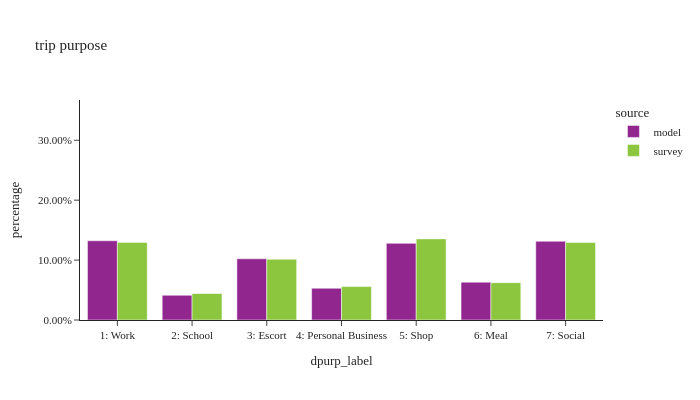

Notebook code cell kept with this figure:
### Code cell
trip_stats(df_trip,'dpurp_label','trip purpose')

### Figure 1 — Plotly figure (JSON) as saved in the notebook; plotly's stock layout.template omitted (floating-point values rounded to 4 significant figures)
{"data": [{"alignmentgroup": "True", "customdata": [[5682000.0, 5682000.0], [1029000.0, 1029000.0], [2154000.0, 2154000.0], [2140000.0, 2140000.0], [1665000.0, 1665000.0], [2084000.0, 2084000.0], [672700.0, 672700.0], [862900.0, 862900.0]], "hovertemplate": "source=model<br>dpurp_label=%{x}<br>percentage=%{y}<br>total=%{customdata[0]}<br>sample_size=%{customdata[1]}<extra></extra>", "legendgroup": "model", "marker": {"color": "#91268F", "pattern": {"shape": ""}}, "name": "model", "offsetgroup": "model", "orientation": "v", "showlegend": true, "textposition": "auto", "type": "bar", "x": [null, "6: Meal", "1: Work", "7: Social", "3: Escort", "5: Shop", "2: School", "4: Personal Business"], "xaxis": "x", "y": [0.3488, 0.06317, 0.1322, 0.1314, 0.1022, 0.1279, 0.0413, 0.05298], "yaxis": "y"}, {"alignmentgroup": "True", "customdata": [[639100.0, 1124.0], [1485000.0, 2560.0], [1552000.0, 2332.0], [3924000.0, 7265.0], [1163000.0, 1460.0], [1482000.0, 2983.0], [505900.0, 663.0], [713900.0, 1206.0]], "hovertemplate": "source=survey<br>dpurp_label=%{x}<br>percentage=%{y}<br>total=%{customdata[0]}<br>sample_size=%{customdata[1]}<extra></extra>", "legendgroup": "survey", "marker": {"color": "#8CC63E", "pattern": {"shape": ""}}, "name": "survey", "offsetgroup": "survey", "orientation": "v", "showlegend": true, "textposition": "auto", "type": "bar", "x": ["4: Personal Business", "1: Work", "5: Shop", null, "3: Escort", "7: Social", "2: School", "6: Meal"], "xaxis": "x", "y": [0.05574, 0.1295, 0.1354, 0.3423, 0.1014, 0.1293, 0.04412, 0.06226], "yaxis": "y"}], "layout": {"barmode": "group", "font": {"size": 11}, "height": 400, "legend": {"title": {"text": "source"}, "tracegroupgap": 0}, "title": {"text": "trip purpose"}, "width": 700, "xaxis": {"anchor": "y", "categoryorder": "category ascending", "domain": [0.0, 1.0], "dtick": 1, "title": {"text": "dpurp_label"}}, "yaxis": {"anchor": "x", "domain": [0.0, 1.0], "tickformat": ".2%", "title": {"text": "percentage"}}}}
